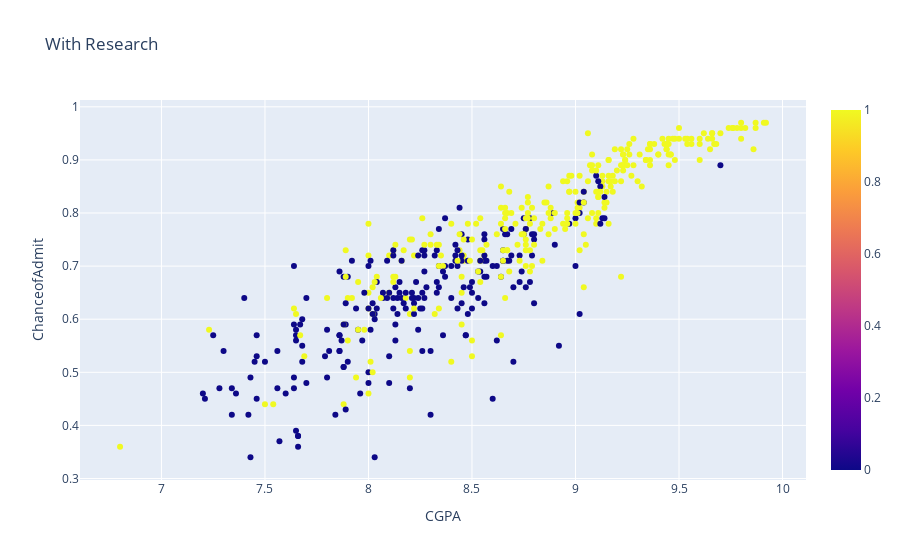

Write notebook code for a chart like this one.
### Code cell
import plotly.graph_objs as go
import plotly.offline as pyoff
# creating trace1
data =go.Scatter(
                    x = df['CGPA'],
                    y = df['ChanceofAdmit'],
                    mode = "markers",
                    name = "2014",
                    marker = dict(color = df['Research'], showscale = True),
                    text = df['Research']
                    )



layout = dict(title = 'With Research',
              yaxis= dict(title= 'ChanceofAdmit',ticklen= 5,zeroline= False),
              xaxis= dict(title= 'CGPA',ticklen= 5,zeroline= False)
             )
fig = dict(data = data, layout = layout)
pyoff.iplot(fig)

### Figure 1 — Plotly figure (JSON) as saved in the notebook; plotly's stock layout.template omitted (floating-point values rounded to 4 significant figures; data arrays with more than 128 entries replaced by an {"elided": "..."} marker saying what was removed)
{"data": [{"marker": {"color": {"elided": "500 int values"}, "showscale": true}, "mode": "markers", "name": "2014", "text": {"elided": "500 int values"}, "type": "scatter", "x": {"elided": "500 float values"}, "y": {"elided": "500 float values"}}], "layout": {"title": {"text": "With Research"}, "xaxis": {"ticklen": 5, "title": {"text": "CGPA"}, "zeroline": false}, "yaxis": {"ticklen": 5, "title": {"text": "ChanceofAdmit"}, "zeroline": false}}}
